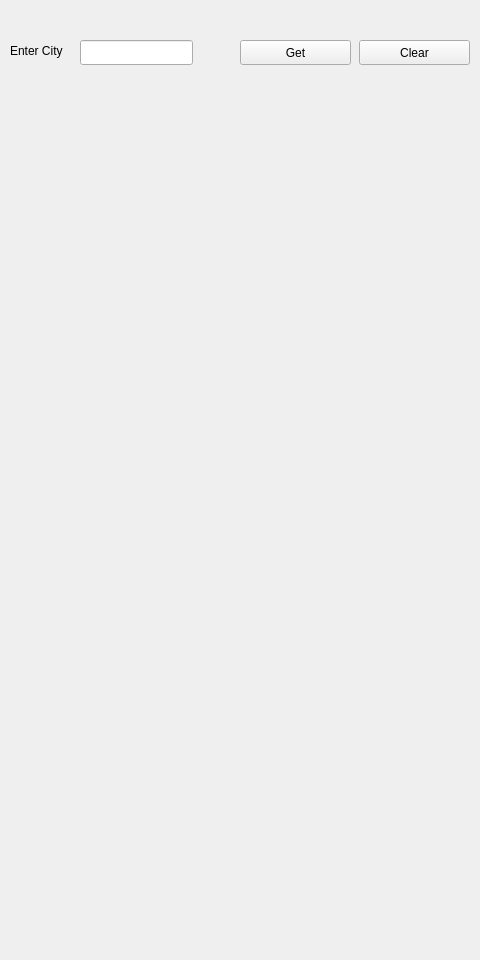
<?xml version="1.0" encoding="UTF-8"?>
<ui version="4.0">
 <class>MainWindow</class>
 <widget class="QMainWindow" name="MainWindow">
  <property name="geometry">
   <rect>
    <x>0</x>
    <y>0</y>
    <width>480</width>
    <height>960</height>
   </rect>
  </property>
  <property name="windowTitle">
   <string>weatherapp</string>
  </property>
  <property name="styleSheet">
   <string notr="true"/>
  </property>
  <widget class="QWidget" name="centralwidget">
   <widget class="QLabel" name="cityLabel">
    <property name="geometry">
     <rect>
      <x>10</x>
      <y>30</y>
      <width>91</width>
      <height>41</height>
     </rect>
    </property>
    <property name="text">
     <string>Enter City</string>
    </property>
   </widget>
   <widget class="QLineEdit" name="cityInput">
    <property name="geometry">
     <rect>
      <x>80</x>
      <y>40</y>
      <width>113</width>
      <height>25</height>
     </rect>
    </property>
   </widget>
   <widget class="QPushButton" name="btnFetch">
    <property name="geometry">
     <rect>
      <x>240</x>
      <y>40</y>
      <width>111</width>
      <height>25</height>
     </rect>
    </property>
    <property name="text">
     <string>Get</string>
    </property>
   </widget>
   <widget class="QLabel" name="backgroundLabel">
    <property name="geometry">
     <rect>
      <x>100</x>
      <y>540</y>
      <width>291</width>
      <height>18</height>
     </rect>
    </property>
    <property name="text">
     <string/>
    </property>
   </widget>
   <widget class="QLineEdit" name="presentLabel">
    <property name="geometry">
     <rect>
      <x>82</x>
      <y>110</y>
      <width>251</width>
      <height>32</height>
     </rect>
    </property>
    <property name="styleSheet">
     <string notr="true">color: black;
font: 12pt &quot;Sans Serif&quot;; 
background: transparent;
border: 1px solid transparent;
</string>
    </property>
    <property name="alignment">
     <set>Qt::AlignCenter</set>
    </property>
    <property name="readOnly">
     <bool>true</bool>
    </property>
   </widget>
   <widget class="QPushButton" name="btnClear">
    <property name="geometry">
     <rect>
      <x>359</x>
      <y>40</y>
      <width>111</width>
      <height>25</height>
     </rect>
    </property>
    <property name="text">
     <string>Clear</string>
    </property>
   </widget>
   <widget class="QLabel" name="tempDetails">
    <property name="geometry">
     <rect>
      <x>150</x>
      <y>180</y>
      <width>250</width>
      <height>80</height>
     </rect>
    </property>
    <property name="styleSheet">
     <string notr="true">color: black;
font: 12pt &quot;Sans Serif&quot;;
background: transparent;
border: 1px solid transparent;
</string>
    </property>
    <property name="text">
     <string/>
    </property>
    <property name="alignment">
     <set>Qt::AlignCenter</set>
    </property>
   </widget>
   <widget class="QLabel" name="presentIcon">
    <property name="geometry">
     <rect>
      <x>50</x>
      <y>180</y>
      <width>80</width>
      <height>80</height>
     </rect>
    </property>
    <property name="text">
     <string/>
    </property>
   </widget>
  </widget>
 </widget>
 <resources/>
 <connections/>
</ui>
